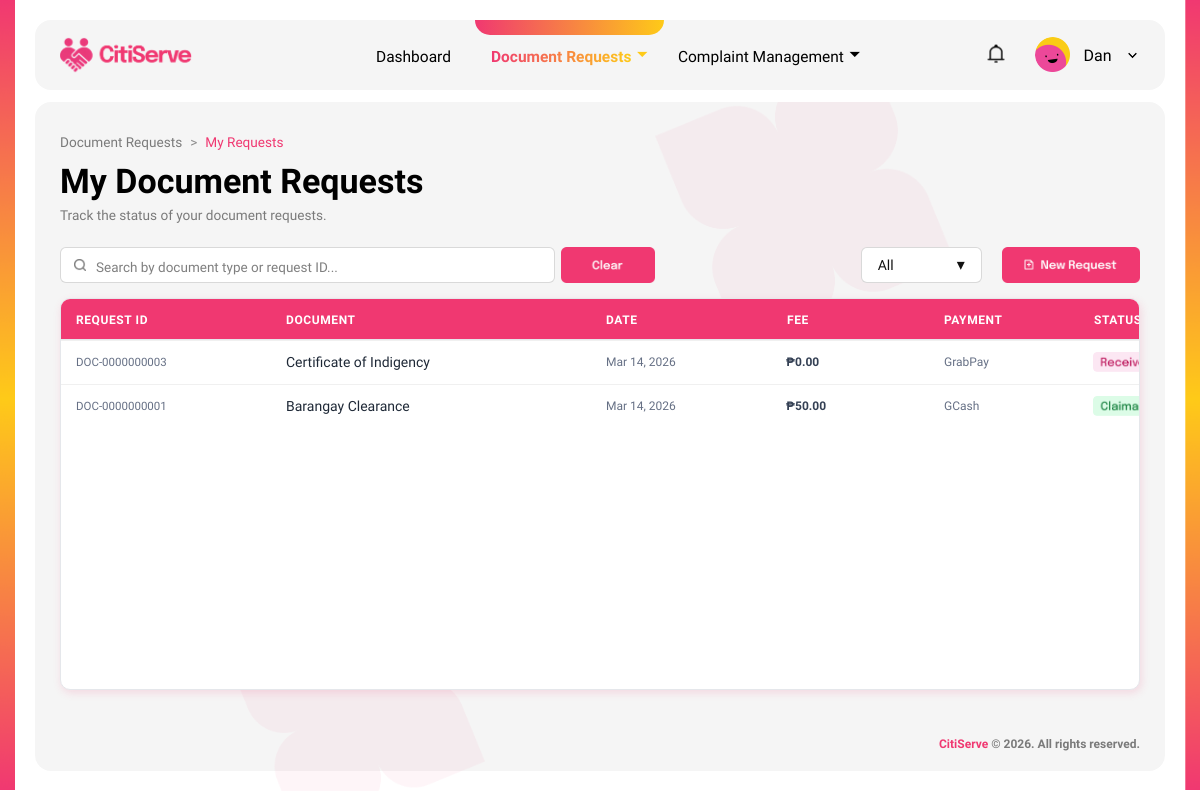
Page /public/my_requests.php (signed in) on the committed database.
### tables this page shows
CREATE TABLE `users` (
  `id` int(10) UNSIGNED NOT NULL,
  `full_name` varchar(100) NOT NULL,
  `email` varchar(100) NOT NULL,
  `password_hash` varchar(255) NOT NULL,
  `role` enum('resident','staff','admin') NOT NULL DEFAULT 'resident',
  `address` text DEFAULT NULL,
  `contact_number` varchar(20) DEFAULT NULL,
  `is_verified` tinyint(1) NOT NULL DEFAULT 1,
  `proof_of_id` varchar(255) DEFAULT NULL,
  `created_at` timestamp NULL DEFAULT current_timestamp(),
  `updated_at` timestamp NULL DEFAULT current_timestamp() ON UPDATE current_timestamp()
);

CREATE TABLE `document_requests` (
  `id` int(10) UNSIGNED NOT NULL,
  `user_id` int(10) UNSIGNED NOT NULL,
  `document_service_id` int(10) UNSIGNED NOT NULL,
  `purpose` text DEFAULT NULL,
  `status` enum('received','pending','claimable','rejected','released') NOT NULL DEFAULT 'received',
  `payment_method` varchar(100) DEFAULT NULL,
  `payment_reference` varchar(100) DEFAULT NULL,
  `payment_proof_path` varchar(255) DEFAULT NULL,
  `form_data_json` longtext DEFAULT NULL,
  `claimed_at` datetime DEFAULT NULL,
  `created_at` timestamp NULL DEFAULT current_timestamp(),
  `updated_at` timestamp NULL DEFAULT current_timestamp() ON UPDATE current_timestamp()
);

CREATE TABLE `document_services` (
  `id` int(10) UNSIGNED NOT NULL,
  `name` varchar(100) NOT NULL,
  `description` text DEFAULT NULL,
  `price` decimal(10,2) NOT NULL DEFAULT 0.00,
  `processing_time_days` int(11) NOT NULL DEFAULT 1,
  `is_active` tinyint(1) NOT NULL DEFAULT 1,
  `created_at` timestamp NULL DEFAULT current_timestamp(),
  `updated_at` timestamp NULL DEFAULT current_timestamp() ON UPDATE current_timestamp()
);

### app/config/database.php (called while the page is built)
<?php
return [
    'driver'   => 'mysql',
    'host'     => '127.0.0.1',
    'port'     => 3306,
    'database' => 'citiserve_db',
    'username' => 'phpmyadmin',
    'password' => 'YourStrongPassword',
    'charset'  => 'utf8mb4',
    'collation'=> 'utf8mb4_unicode_ci',
];

### app/core/Database.php (called while the page is built)
<?php
class Database
{
    private $connection;
    public function __construct()
    {
        $config = require __DIR__ . '/../config/database.php';
        $dsn = $config['driver'] . ':host=' . $config['host']
             . ';port=' . $config['port']
             . ';dbname=' . $config['database']
             . ';charset=' . $config['charset'];
        try {
            $this->connection = new PDO(
                $dsn,
                $config['username'],
                $config['password'],
                [
                    PDO::ATTR_ERRMODE            => PDO::ERRMODE_EXCEPTION,
                    PDO::ATTR_DEFAULT_FETCH_MODE => PDO::FETCH_ASSOC,
                    PDO::ATTR_EMULATE_PREPARES   => false,
                ]
            );
        } catch (PDOException $e) {
            die('Database connection failed: ' . $e->getMessage());
        }
    }
    public function getConnection()
    {
        return $this->connection;
    }
}

### app/core/CitiServeData.php (called while the page is built, shortened)
<?php
require_once __DIR__ . '/Database.php';
require_once __DIR__ . '/../models/User.php';
class CitiServeData
{
    private $db;
    public function __construct()
    {
        $database = new Database();
        $this->db = $database->getConnection();
    }
    public function findUserById($id)
    {
        $stmt = $this->db->prepare('SELECT * FROM users WHERE id = ? LIMIT 1');
        $stmt->execute([$id]);
        $row = $stmt->fetch();
        return $row ? User::fromRow($row) : null;
    }
    public function getDocumentRequestsByUserId($userId)
    {
        $sql = "
            SELECT
                dr.id,
                dr.status,
                dr.purpose,
                dr.payment_method,
                dr.payment_reference,
                dr.payment_proof_path,
                dr.created_at,
                ds.name AS service_name,
                ds.price AS fee,
                ds.processing_time_days
            FROM document_requests dr
            INNER JOIN document_services ds ON ds.id = dr.document_service_id
            WHERE dr.user_id = ?
            ORDER BY dr.created_at DESC
        ";
        $stmt = $this->db->prepare($sql);
        $stmt->execute([$userId]);
        return $stmt->fetchAll();
    }
}

### app/helpers/auth.php (called while the page is built, shortened)
<?php
require_once __DIR__ . '/../core/CitiServeData.php';
function require_login()
{
    $data = new CitiServeData();
    $userId = (int)$_SESSION['user_id'];
    $user = $data->findUserById($userId);
    $userInfo = [
        'id' => $user->id,
        'full_name' => $user->full_name,
        'email' => $user->email,
        'role' => $user->role
    ];
    return $userInfo;
}

### app/models/User.php (called while the page is built, shortened)
<?php
class User
{
    public static function fromRow($row)
    {
        $user = new User();
        if (isset($row['id'])) {
            $user->id = (int)$row['id'];
        } else {
            $user->id = null;
        }
        $user->full_name = isset($row['full_name']) ? $row['full_name'] : '';
        $user->email = isset($row['email']) ? $row['email'] : '';
        $user->password_hash = isset($row['password_hash']) ? $row['password_hash'] : '';
        $user->role = isset($row['role']) ? $row['role'] : 'resident';
        $user->address = isset($row['address']) ? $row['address'] : null;
        $user->contact_number = isset($row['contact_number']) ? $row['contact_number'] : null;
        $user->is_verified = isset($row['is_verified']) ? (int)$row['is_verified'] : 1;
        $user->proof_of_id = isset($row['proof_of_id']) ? $row['proof_of_id'] : null;
        $user->created_at = isset($row['created_at']) ? $row['created_at'] : null;
        $user->updated_at = isset($row['updated_at']) ? $row['updated_at'] : null;
        return $user;
    }
}

### public/my_requests.php (the view, shortened to what this page needs)
<?php
require_once __DIR__ . '/../app/helpers/auth.php';
require_once __DIR__ . '/../app/core/CitiServeData.php';
$user = require_login();
$data = new CitiServeData();
$requests = $data->getDocumentRequestsByUserId((int)$user['id']);
$hasNotif = false;
function h($v)
{
    return htmlspecialchars((string)$v, ENT_QUOTES, 'UTF-8');
}
function request_status_image($status)
{
    $status = strtolower((string)$status);
    return match ($status) {
        'received' => '/CitiServe/frontend/my_resident/images/my_request_received.png',
        'pending' => '/CitiServe/frontend/my_resident/images/my_request_pending.png',
        'claimable' => '/CitiServe/frontend/my_resident/images/my_request_claimable.png',
        'rejected' => '/CitiServe/frontend/my_resident/images/my_request_rejected.png',
        'released' => '/CitiServe/frontend/my_resident/images/my_request_claimable.png',
        default => '/CitiServe/frontend/my_resident/images/my_request_received.png',
    };
}
$firstName = trim(explode(' ', (string)($user['full_name'] ?? 'Resident'))[0]);
?>
<!doctype html>
<html lang="en">
<head>
  <link rel="stylesheet" href="/CitiServe/frontend/my_resident/CSS/my_requests.css">
</head>
<body>
<div class="design-strip left" aria-hidden="true"><img src="/CitiServe/frontend/my_resident/images/dashboard_design.png" alt=""></div>
<div class="design-strip right" aria-hidden="true"><img src="/CitiServe/frontend/my_resident/images/dashboard_design.png" alt=""></div>
<nav class="navbar">
  <a href="/CitiServe/public/dashboard.php" class="navbar-logo">
    <img src="/CitiServe/frontend/my_resident/images/logo_pink.png" alt="CitiServe">
  </a>
  <div class="navbar-nav">
    <a href="/CitiServe/public/dashboard.php" class="nav-item">
      <span class="nav-text">Dashboard</span>
    </a>
    <div class="nav-item has-dropdown active" id="navDocReq">
      <span class="nav-text">Document Requests</span>
      <span class="nav-chevron">⏷</span>
    </div>
    <div class="nav-item has-dropdown" id="navComplaint">
      <span class="nav-text">Complaint Management</span>
      <span class="nav-chevron">⏷</span>
    </div>
  </div>
  <div class="navbar-right">
    <button class="notif-btn" id="notifBtn"
      data-has-notif="<?= $hasNotif ? '1' : '0' ?>"
      data-img-on="/CitiServe/frontend/my_resident/images/with_notif.png"
      data-img-off="/CitiServe/frontend/my_resident/images/no_notif.png"
      data-img-active="/CitiServe/frontend/my_resident/images/select_notif.png"
      title="Notifications">
      <img id="notifIcon"
        src="<?= $hasNotif ? '/CitiServe/frontend/my_resident/images/with_notif.png' : '/CitiServe/frontend/my_resident/images/no_notif.png' ?>"
        alt="Notifications">
    </button>
    <div class="profile-pill" id="profilePill">
      <div class="profile-avatar">
        <img src="/CitiServe/frontend/my_resident/images/profile_icon.png" alt="Profile">
      </div>
      <span class="profile-name"><?= h($firstName) ?></span>
      <span class="profile-chevron"><img src="/CitiServe/frontend/my_resident/images/profile_dropdown.png" alt=""></span>
    </div>
  </div>
</nav>
<div class="page-body">
  <div class="requests-page-card">
    <img src="/CitiServe/frontend/my_resident/images/flower_design.png" alt="" class="flower-design top-flower">
    <div class="breadcrumb">
      <a href="/CitiServe/public/request_select.php">Document Requests</a>
      <span>></span>
      <span class="current">My Requests</span>
    </div>
    <div class="page-head">
      <h1 class="page-title">My Document Requests</h1>
      <p class="page-subtitle">Track the status of your document requests.</p>
    </div>
    <div class="toolbar">
      <div class="toolbar-left">
        <div class="search-wrap">
          <img src="/CitiServe/frontend/my_resident/images/search_icon.png" alt="" class="search-icon">
          <input type="text" id="searchInput" placeholder="Search by document type or request ID...">
        </div>
        <button type="button" class="clear-btn" id="clearBtn">
          <img src="/CitiServe/frontend/my_resident/images/my_request_clear.png" alt="Clear">
        </button>
      </div>
      <div class="toolbar-right">
        <div class="custom-filter" id="statusFilter">
          <button type="button" class="filter-box" id="filterBox">
            <span id="selectedStatusText">All</span>
            <span class="filter-arrow">▾</span>
          </button>
        </div>
        <a href="/CitiServe/public/request_select.php" class="new-request-btn">
          <img src="/CitiServe/frontend/my_resident/images/my_request_new_request.png" alt="New Request">
        </a>
      </div>
    </div>
    <div class="requests-table-card">
      <div class="requests-table-head">
        <div>Request ID</div>
        <div>Document</div>
        <div>Date</div>
        <div>Fee</div>
        <div>Payment</div>
        <div>Status</div>
      </div>
      <?php if (empty($requests)): ?>
        <div class="requests-empty">
          <img src="/CitiServe/frontend/my_resident/images/recent_request_main.png" alt="" class="empty-icon">
          <div class="empty-text">No document requests yet</div>
        </div>
      <?php else: ?>
        <div class="requests-table-body" id="requestsTableBody">
          <?php foreach ($requests as $r): ?>
            <?php
              $status = strtolower((string)($r['status'] ?? 'received'));
              $createdTs = strtotime((string)($r['created_at'] ?? ''));
              $dateLabel = $createdTs ? date('M j, Y', $createdTs) : (string)($r['created_at'] ?? '-');
              $dateTimeFull = $createdTs ? date('m/d/Y, g:i:s A', $createdTs) : (string)($r['created_at'] ?? '-');
              $requestLabel = 'DOC-' . str_pad((string)((int)$r['id']), 10, '0', STR_PAD_LEFT);
            ?>
            <div class="request-row"
                data-request-id="<?= h($requestLabel) ?>"
                data-document="<?= h((string)($r['service_name'] ?? '-')) ?>"
                data-date="<?= h($dateLabel) ?>"
                data-fee="₱<?= h((string)($r['fee'] ?? '0.00')) ?>"
                data-payment="<?= h((string)($r['payment_method'] ?? '-')) ?>"
                data-status="<?= h($status) ?>"
                data-status-image="<?= h(request_status_image($status)) ?>"
                data-datetime-full="<?= h($dateTimeFull) ?>"
                data-reference-number="<?= h((string)($r['payment_reference'] ?? '-')) ?>">
              <div class="request-cell request-id"><?= h($requestLabel) ?></div>
              <div class="request-cell document-name"><?= h((string)($r['service_name'] ?? '-')) ?></div>
              <div class="request-cell request-date"><?= h($dateLabel) ?></div>
              <div class="request-cell fee">₱<?= h((string)($r['fee'] ?? '0.00')) ?></div>
              <div class="request-cell payment"><?= h((string)($r['payment_method'] ?? '-')) ?></div>
              <div class="request-cell">
                <img src="<?= h(request_status_image($status)) ?>" alt="<?= h($status) ?>" class="status-badge-img">
              </div>
            </div>
          <?php endforeach; ?>
        </div>
      <?php endif; ?>
    </div>
    <div class="page-footer">
      <span><strong>CitiServe</strong> © 2026. All rights reserved.</span>
    </div>
  </div>
</div>
</body>
</html>

### rows in the picture
users: full_name "Dan"
document_requests: id "DOC-0000000003", document_service.name "Certificate of Indigency", created_at "Mar 14, 2026", document_service.price "0.00", payment_method "GrabPay", status (picture)
document_requests: id "DOC-0000000001", document_service.name "Barangay Clearance", created_at "Mar 14, 2026", document_service.price "50.00", payment_method "GCash", status (picture)
